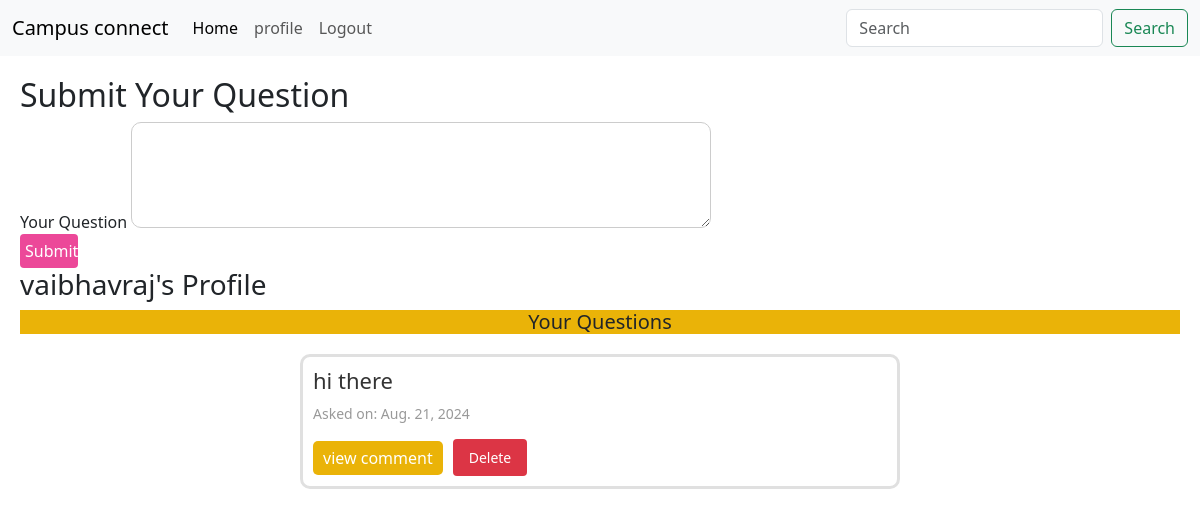
The page /profile/ (signed in) on the database as committed earlier.
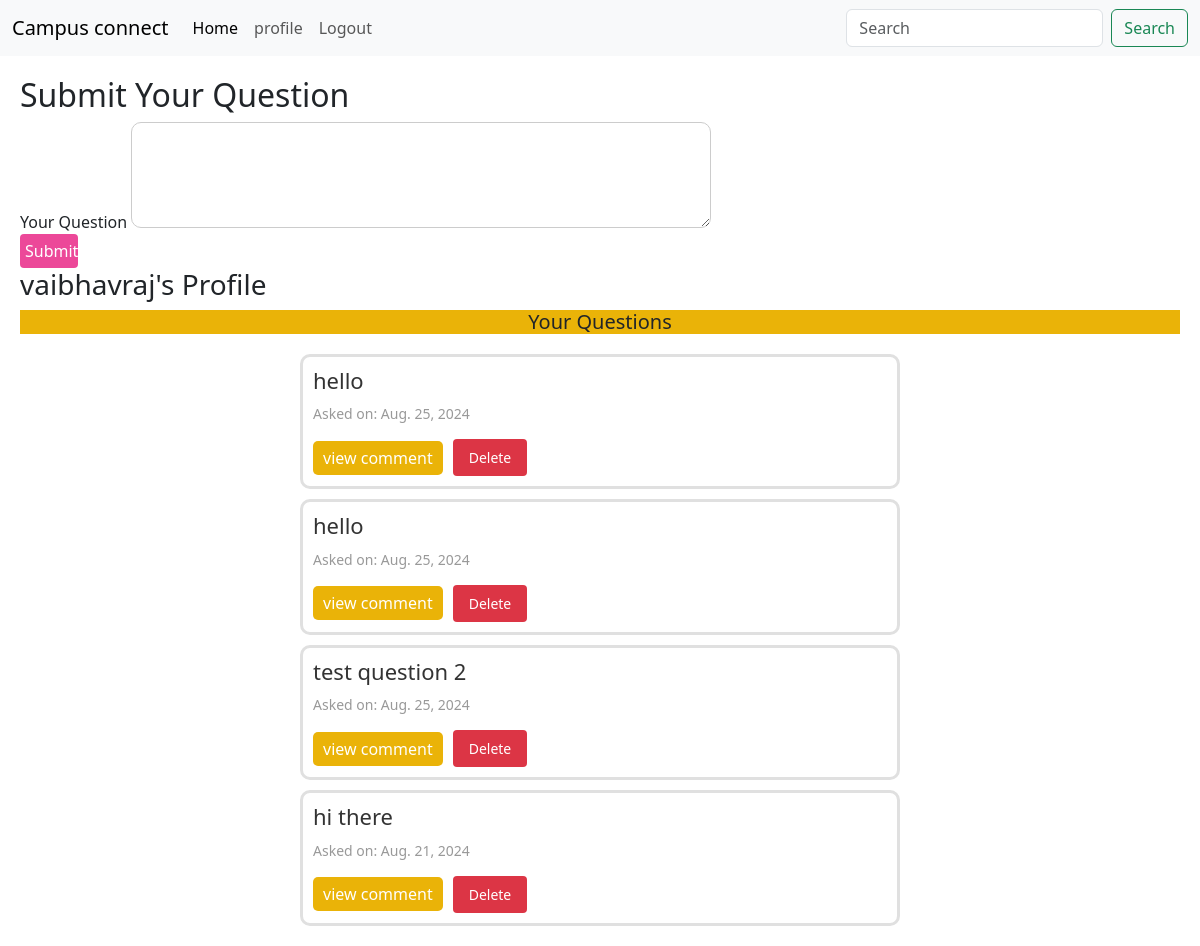
The same page on the database as committed later.
### student/models.py (models this page shows, shortened)
class questions(models.Model):
    user = models.ForeignKey(User,on_delete=models.CASCADE)
    question_text = models.TextField(max_length=240)
    created_on = models.DateField(auto_now_add=True)

### student/views.py (the view)
# urls.py: path('profile/',views.profile,name='profile'),
@login_required
def profile(request):
    user_question = questions.objects.filter(user=request.user).order_by('-created_on')
    if request.method=='POST':
        form = QuestionForm(request.POST)
        if form.is_valid():
            question = form.save(commit=False)
            question.user = request.user
            question.save()
            return redirect('home')
    else:
        form = QuestionForm()
    return render(request,'profile.html',{'form':form, 'user_question': user_question})

### student/forms.py
class QuestionForm(forms.ModelForm):
    class Meta:
        model = questions
        fields =['question_text']
        widgets = {
            'question_text': forms.Textarea(attrs={'rows': 4, 'cols': 40}),
        }

### student/templates/profile.html (shortened to what this page needs)
{% extends "base.html" %} {% block content%}
<!DOCTYPE html>
<html lang="en">
  <head>
  </head>
  <body>
    <div class="form-container">
      <h2>Submit Your Question</h2>
      <form method="post">
        <div class="form-group">
          <label for="id_question_text">Your Question</label>
          {{ form.question_text }}
        </div>
        <div class="form-group">
          <button type="submit">Submit</button>
        </div>
      </form>
      <h3>{{ request.user.username }}'s Profile</h3>
      <h2 class="questions-title">Your Questions</h2>
      {% if user_question %}
      <ul class="questions-list">
        {% for question in user_question %}
        <li class="question-item">
          <h3 class="question-text">{{ question.question_text }}</h3>
          <p class="question-date">Asked on: {{ question.created_on }}</p>
          <div class="buttons-container">
            <a
              class="question-link"
              href="{% url 'question_detail' question.id %}"
              >view comment</a
            >
            <form action="{% url 'delete_question' question.id %}">
              <button type="submit" class="delete-button">Delete</button>
            </form>
          </div>
        </li>
        {% endfor %}
      </ul>
      {% else %}
      <p class="no-questions">You haven't asked any questions yet.</p>
      {% endif %}
    </div>
  </body>
</html>
{%endblock%}

Rows that differ between the two databases and show on the page:
added questions: question_text "hello", created_on "Aug. 25, 2024"
added questions: question_text "hello", created_on "Aug. 25, 2024"
added questions: question_text "test question 2", created_on "Aug. 25, 2024"
